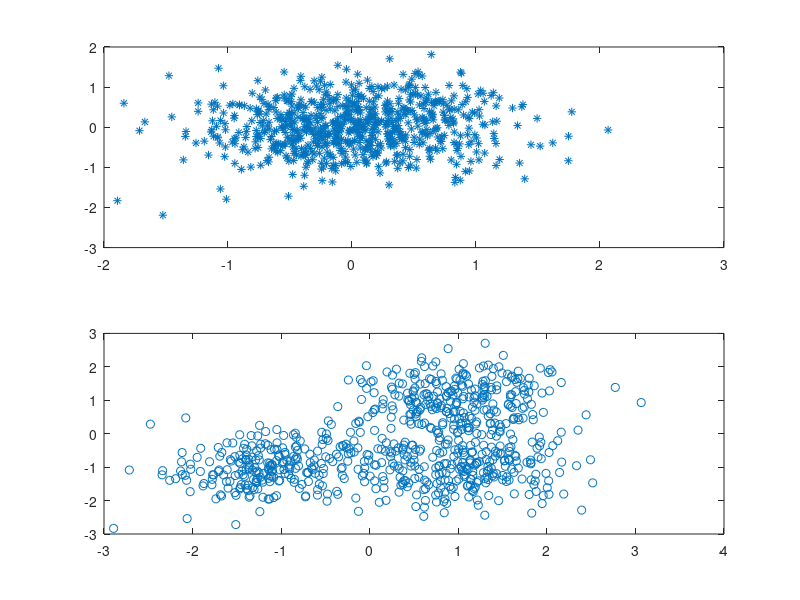

The MATLAB source for this figure: (Note: this script raises an error after producing the figure.)
%testDistCluters

clear
profile on

nPtsPerClust = 250;
nClust  = 3;
totalNumPts = nPtsPerClust*nClust;
m(:,1) = [1 1]';
m(:,2) = [-1 -1]';
m(:,3) = [1 -1]';
var = .6;
bandwidth = .75;
clustMed = [];
%clustCent;


x = var*randn(2,nPtsPerClust*nClust);
figure(1);
subplot(2,1,1);
plot(x(1,:),x(2,:),'*');
%*** build the point set
for i = 1:nClust
    x(:,1+(i-1)*nPtsPerClust:(i)*nPtsPerClust)       = x(:,1+(i-1)*nPtsPerClust:(i)*nPtsPerClust) + repmat(m(:,i),1,nPtsPerClust);   
end
subplot(2,1,2);

plot(x(1,:),x(2,:),'o');

% plot(x(:),'+');
tic
[clustCent,point2cluster,clustMembsCell] = MeanShiftCluster(x,bandwidth);
toc

numClust = length(clustMembsCell);


figure(10),clf,hold on
cVec = 'bgrcmykbgrcmykbgrcmykbgrcmyk';%, cVec = [cVec cVec];
for k = 1:min(numClust,length(cVec))
    myMembers = clustMembsCell{k};
    myClustCen = clustCent(:,k);
    plot(x(1,myMembers),x(2,myMembers),[cVec(k) '.'])
    plot(myClustCen(1),myClustCen(2),'o','MarkerEdgeColor','k','MarkerFaceColor',cVec(k), 'MarkerSize',10)
end
title(['no shifting, numClust:' int2str(numClust)])